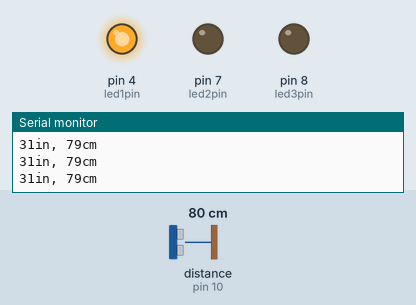
Simulated run of this sketch. Board: Arduino Uno, built with avr-gcc and run on an emulated ATmega328P. On the bench: output pins drawn as LEDs (lit = HIGH), the last lines printed to the serial monitor. Wiring (inferred from the names in the program): ultrasonic range finder: trigger pin 11; echo pin 10. The inputs (shaded band) are chosen by the test bench; at power-on: distance to the obstacle (sensor on pin 10) 80 cm. The echo pulse lasts 58.3 µs per cm; pins used as bus, display or sensor lines are not drawn.

Above: at 1.2 s.
1.3 s: distance to the obstacle (sensor on pin 10) set to 17 cm
2.8 s: distance to the obstacle (sensor on pin 10) set to 13 cm
At 4.2 s:
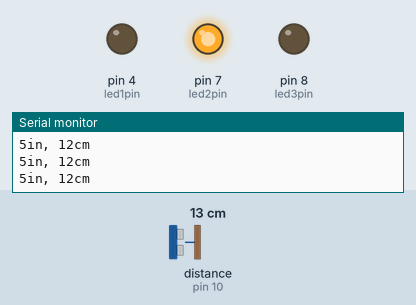
4.5 s: distance to the obstacle (sensor on pin 10) set to 18 cm
At 5.7 s:
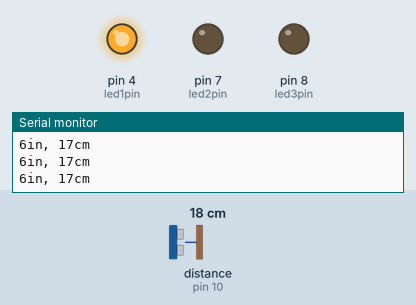
6.0 s: distance to the obstacle (sensor on pin 10) set to 2 cm
At 7.2 s:
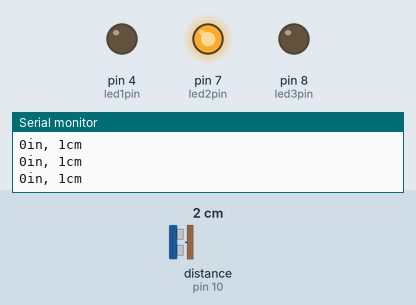
Timing chart, 0 to 8.5 s (numbered marks = the images above; inputs shaded):
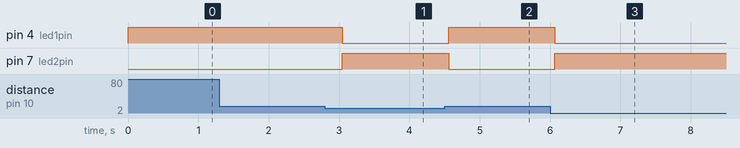

The sketch:

distance_sensor.ino
```cpp
int trigPin = 11;    // Trigger
int echoPin = 10;    // Echo
long duration, cm, inches;
int led1pin = 4;
int led2pin = 7;
int led3pin = 8;
//int buzzer = 9;

void setup(){
  Serial.begin(9600);
  pinMode(trigPin, OUTPUT);
  pinMode(echoPin, INPUT);
  pinMode(led1pin, OUTPUT);
  pinMode(led2pin, OUTPUT);
  pinMode(led3pin, OUTPUT);
  //pinMode(buzzer, OUTPUT);
}

void loop (){
  digitalWrite(trigPin, LOW);
  delayMicroseconds(5);
  digitalWrite(trigPin, HIGH);
  delayMicroseconds(10);
  digitalWrite(trigPin, LOW);

  pinMode(echoPin, INPUT);
  duration = pulseIn(echoPin, HIGH);

  cm = (duration / 2) / 29.1;
  inches = (duration / 2) / 74;

  if (inches >= 6) {
    digitalWrite(led1pin, HIGH);
    digitalWrite(led2pin, LOW);
    digitalWrite(led3pin, LOW);

    //tone(buzzer, 1000); // Send 1KHz sound signal...
    //delay(1000);        // ...for 1 sec
    //noTone(buzzer);     // Stop sound...
    //delay(1000);

  }else if (inches <= 5 || inches >=3) {
    digitalWrite(led2pin, HIGH);
    digitalWrite(led1pin, LOW);
    digitalWrite(led3pin, LOW);
  }else if (inches <= 2) {
    digitalWrite(led3pin, HIGH);
    digitalWrite(led1pin, LOW);
    digitalWrite(led2pin, LOW);
  }else {
    digitalWrite(led1pin, LOW);
    digitalWrite(led2pin, LOW);
    digitalWrite(led3pin, LOW);
  }


  Serial.print(inches);
  Serial.print("in, ");
  Serial.print(cm);
  Serial.print("cm");
  Serial.println();

  delay(250);
}
```

Measured:
- the behaviour switches between 16 and 15 cm on distance to the obstacle (sensor on pin 10) (found by bisection; images 0 and 1)
- after the input at 2.8 s, pin 4 (led1pin): HIGH → LOW after 0.25 s; pin 7 (led2pin): LOW → HIGH after 0.25 s
- after the input at 4.5 s, pin 4 (led1pin): LOW → HIGH after 0.06 s; pin 7 (led2pin): HIGH → LOW after 0.06 s
- after the input at 6.0 s, pin 4 (led1pin): HIGH → LOW after 0.07 s; pin 7 (led2pin): LOW → HIGH after 0.07 s
